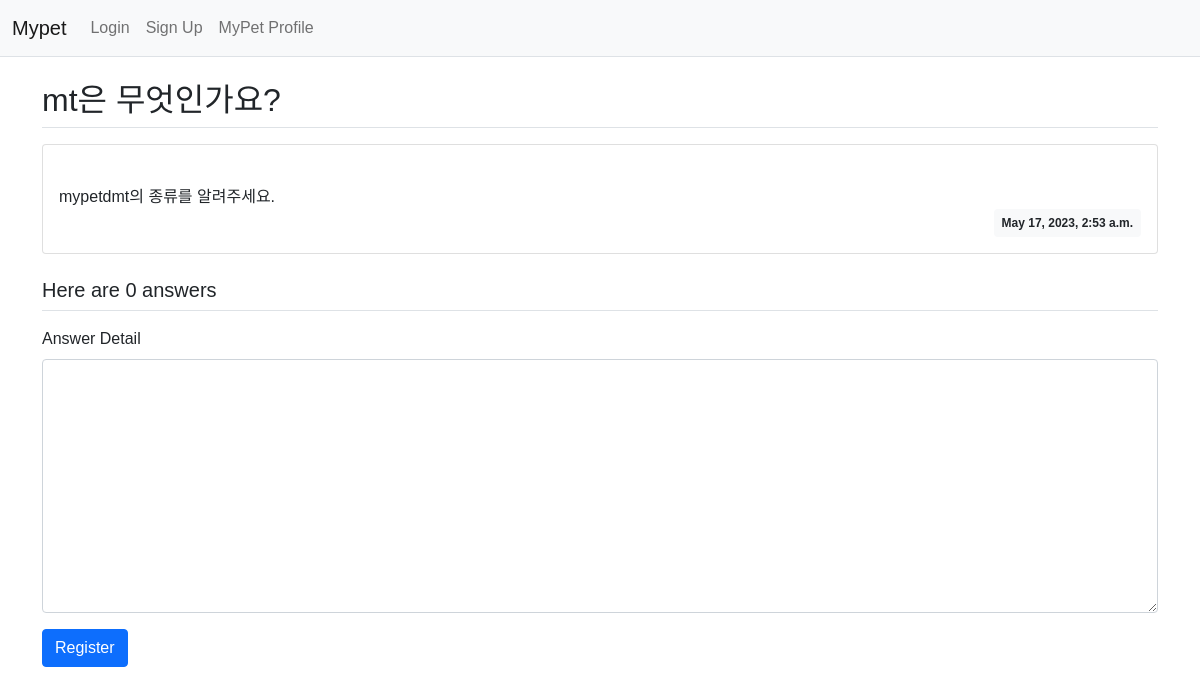
Page /mypet/1/ on the committed database.
### mypet/models.py (models this page shows, shortened)
class Question(models.Model):
    subject = models.CharField(max_length=200)
    content = models.TextField()
    create_date = models.DateTimeField()

### mypet/views.py (the view)
# urls.py: path('<int:question_id>/', views.detail, name='detail'),
def detail(request, question_id):
    question = get_object_or_404(Question, pk=question_id)
    context = {'question': question}
    return render(request, 'mypet/question_detail.html', context)

### templates/mypet/question_detail.html (shortened to what this page needs)
{% extends 'base.html' %} {% block content %}
<div class="container my-3">
  <h2 class="border-bottom py-2">{{ question.subject }}</h2>
  <div class="card my-3">
    <div class="card-body">
      <div class="card-text" style="white-space: pre-line">
        {{ question.content }}
      </div>
      <div class="d-flex justify-content-end">
        <div class="badge bg-light text-dark p-2">
          {{ question.create_date }}
        </div>
      </div>
    </div>
  </div>
  <h5 class="border-bottom my-3 py-2">
    Here are {{question.answer_set.count}} answers
  </h5>
  <form
    action="{% url 'mypet:answer_create' question.id %}"
    method="post"
    class="my-3"
  >
    <div class="mb-3">
      <label for="content" class="form-label">Answer Detail</label>
      <textarea
        name="content"
        id="content"
        class="form-control"
        rows="10"
      ></textarea>
    </div>
    <input type="submit" value="Register" class="btn btn-primary" />
  </form>
</div>
{% endblock %}

### static/petprofile.css (style rules this page uses)
* { margin: 0; padding: 0; box-sizing: border-box; font-family: Arial, sans-serif; }

### rows in the picture
Question: subject "mt은 무엇인가요?", content "mypetdmt의 종류를 알려주세요.", create_date "May 17, 2023, 2:53 a.m.", answer_set.count "0"
